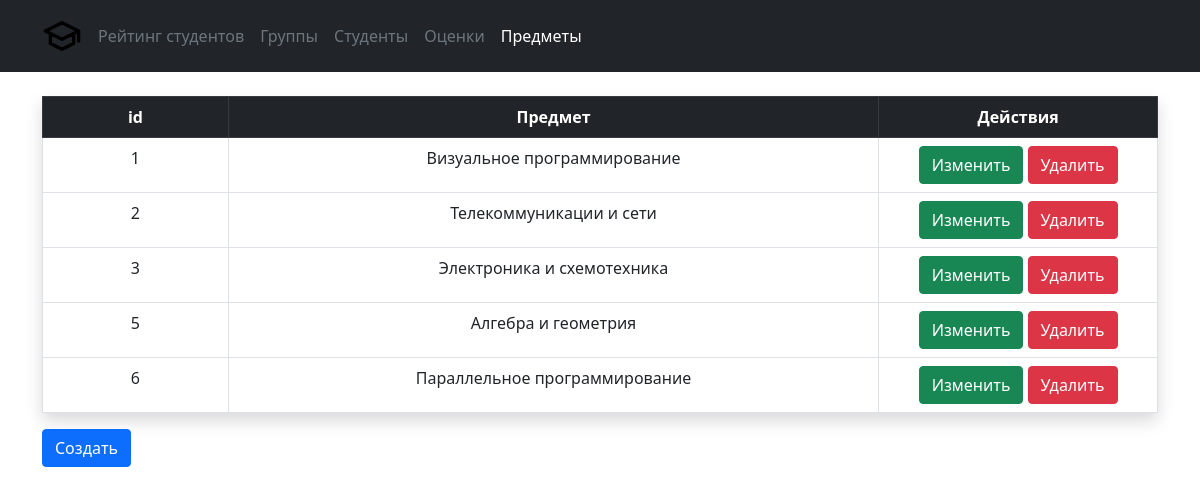
The app's page /pages/subject.php with its own data.
### tables this page shows
CREATE TABLE `subject` (
  `subject_id` int(11) UNSIGNED NOT NULL,
  `subject_name` varchar(255) NOT NULL
);

### logic/controllers/readController.php (called while the page is built, shortened)
<?php
class ReadController
{
	static public function readSubject($pdo) {
		$sql = $pdo->prepare("SELECT * FROM subject");
		$sql->execute();
		$result = $sql->fetchALL(PDO::FETCH_OBJ);
		return $result;
	}
}

### logic/logic.php (called while the page is built, shortened)
<?php
include_once 'db.php';
include_once 'controllers/readController.php';
$uri = $_SERVER['REQUEST_URI'];
$file_name = basename(parse_url($uri, PHP_URL_PATH));
switch ($file_name) {
	case 'subject.php':
		$page_data = ReadController::readSubject($pdo);
		break;
}

### pages/subject.php (the view, shortened to what this page needs)
<?php include_once  '../logic/logic.php';
?>
<!doctype html>
<html lang="ru">
<head>
  <link href="../src/css/bootstrap.min.css" rel="stylesheet">
</head>
<body>
  <header class="p-3 bg-dark text-white">
    <div class="container">
      <div class="d-flex flex-wrap align-items-center justify-content-center justify-content-lg-start">
        <a href="#" class="d-flex align-items-center mb-2 mb-lg-0 text-white text-decoration-none">
          <svg class="bi me-2" width="40" height="40" viewBox="0 0 24 24" fill="none"
            xmlns="http://www.w3.org/2000/svg">
            <path d="M22 9L12 4L2 9L12 14L22 9ZM22 9V15M19 10.5V16.5L12 20L5 16.5V10.5" stroke="#000000"
              stroke-width="2" stroke-linecap="round" stroke-linejoin="round" />
          </svg>
        </a>
        <ul class="nav col-12 col-lg-auto me-lg-auto mb-2 justify-content-center mb-md-0">
          <li><a href="rating.php" class="nav-link px-2 text-secondary" id="rating_page">Рейтинг студентов</a></li>
          <li><a href="group.php" class="nav-link px-2 text-secondary" id="group_page">Группы</a></li>
          <li><a href="students.php" class="nav-link px-2 text-secondary" id="student_page">Студенты</a></li>
          <li><a href="grades.php" class="nav-link px-2 text-secondary" id="grades_page">Оценки</a></li>
          <li><a href="subject.php" class="nav-link px-2 text-white" id="subject_page">Предметы</a></li>
        </ul>
      </div>
    </div>
  </header>
  <div class="container">
    <div class="row">
      <div class="col-12">
        <table class="table shadow table-bordered mt-4 text-center">
          <thead class="table-dark">
            <tr>
              <th class="col-2">id</th>
              <th class="">Предмет</th>
              <th class="col-3">Действия</th>
            </tr>
          </thead>
          <tbody>
            <?php foreach ($page_data as $res) { ?>
              <tr>
                <td>
                  <?php echo $res->subject_id; ?>
                </td>
                <td>
                  <?php echo htmlspecialchars($res->subject_name); ?>
                </td>
                <td>
                  <a href="?id=<?php echo $res->subject_id; ?>" class="btn btn-success" data-bs-toggle="modal"
                    data-bs-target="#edit<?php echo $res->subject_id; ?>">Изменить</a>
                  <a href="" class="btn btn-danger" data-bs-toggle="modal"
                    data-bs-target="#delete<?php echo $res->subject_id; ?>">Удалить</a>
                </td>
              </tr>
            <?php } ?>
          </tbody>
        </table>
        <button type="button" class="btn btn-primary mb-3" data-bs-toggle="modal" data-bs-target="#create">
          Создать
        </button>
      </div>
    </div>
  </div>
</body>
</html>

### records on screen
subject: subject_id "1", subject_name "Визуальное программирование"
subject: subject_id "2", subject_name "Телекоммуникации и сети"
subject: subject_id "3", subject_name "Электроника и схемотехника"
subject: subject_id "5", subject_name "Алгебра и геометрия"
subject: subject_id "6", subject_name "Параллельное программирование"
